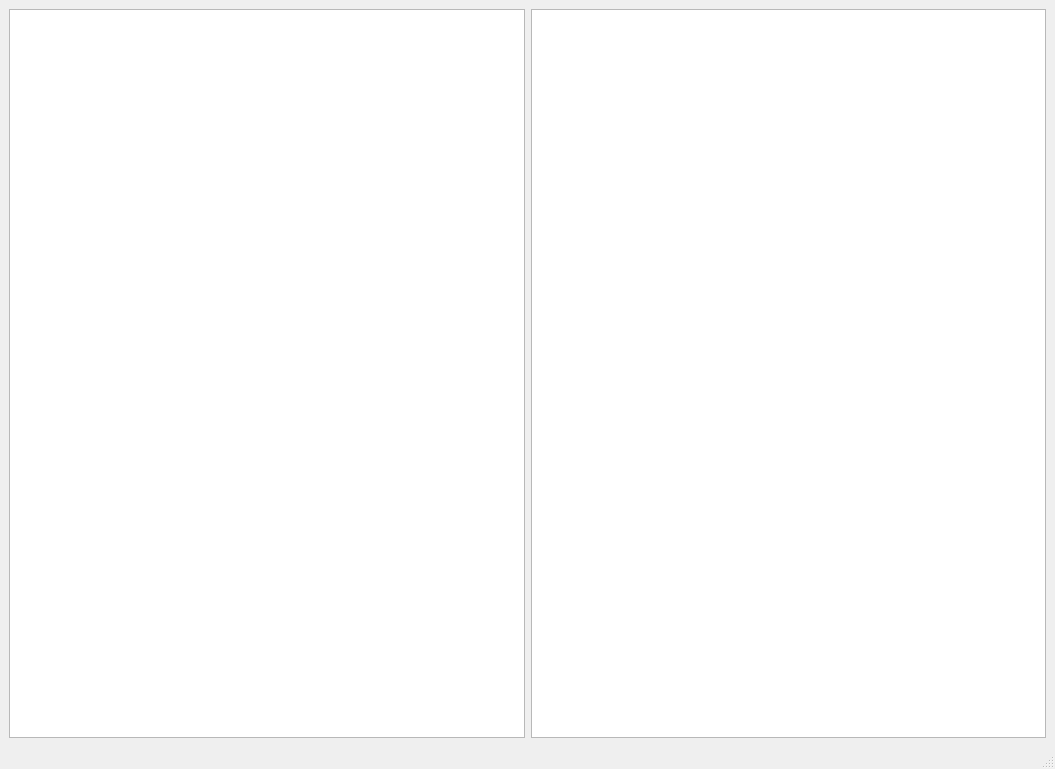
<?xml version="1.0" encoding="UTF-8"?>
<ui version="4.0">
 <class>MainWindow</class>
 <widget class="QMainWindow" name="MainWindow">
  <property name="geometry">
   <rect>
    <x>0</x>
    <y>0</y>
    <width>1055</width>
    <height>769</height>
   </rect>
  </property>
  <property name="minimumSize">
   <size>
    <width>800</width>
    <height>600</height>
   </size>
  </property>
  <property name="acceptDrops">
   <bool>false</bool>
  </property>
  <property name="windowTitle">
   <string>MainWindow</string>
  </property>
  <widget class="QWidget" name="centralwidget">
  <layout class="QHBoxLayout" name="horizontalLayout">
  <item>
   <widget class="QTreeView" name="treeView">
    <property name="geometry">
     <rect>
      <x>20</x>
      <y>30</y>
      <width>341</width>
      <height>691</height>
     </rect>
    </property>
   </widget>
   </item>
   <item>
   <widget class="QTableView" name="tableView">
    <property name="geometry">
     <rect>
      <x>380</x>
      <y>30</y>
      <width>651</width>
      <height>691</height>
     </rect>
    </property>
   </widget>
   </item>
  </layout>
  </widget>
  <widget class="QMenuBar" name="menubar">
   <property name="geometry">
    <rect>
     <x>0</x>
     <y>0</y>
     <width>1055</width>
     <height>22</height>
    </rect>
   </property>
  </widget>
  <widget class="QStatusBar" name="statusbar"/>
 </widget>
 <resources/>
 <connections/>
</ui>
